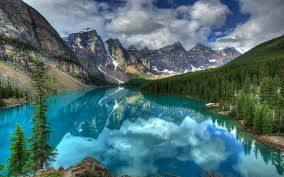
#> input picture Pictures_for_seminar/example1.jpg, 284 x 177 px, found by its file name; the run also reads 1 picture not shown here
$ jupyter execute --allow-errors 'Семинар_CV_26_01.ipynb'   (shell and % lines are left out)
#> lines starting #> are read from the running program, lines starting #| are printed output that depends on the picture; long printed decimals are rounded
# **Семинар 1. Работа с изображениями**

## **Задания**

---

### **1. Загрузка и первичный анализ изображений**

**Цель:** освоить базовые операции чтения и визуализации изображений, познакомиться с их внутренним представлением в памяти.

**Инструкции:**

1. Загрузите три изображения в разных форматах: `.bmp`, `.png`, `.jpg`.
2. Выведите их размеры (`shape`), тип данных (`dtype`) и глубину каналов.
3. Выведите первые 5×5 элементов матрицы яркости для одного изображения.
4. Сравните размеры файлов и объясните различия между форматами.

**Подсказка:**

```python
import cv2
img = cv2.imread("example.png", cv2.IMREAD_UNCHANGED)
print(img.shape, img.dtype)
```

[cell 1]
import cv2

1. Загрузите три изображения в разных форматах: .bmp, .png, .jpg.

[cell 2]
img_jpg = cv2.imread("IA-CV-/Pictures_for_seminar/example1.jpg", cv2.IMREAD_UNCHANGED)
#> img_jpg is the input picture: shape (177, 284, 3); mean B, G, R 115.7, 112.4, 78.1
img_png = cv2.imread("IA-CV-/Pictures_for_seminar/example.png", cv2.IMREAD_UNCHANGED)
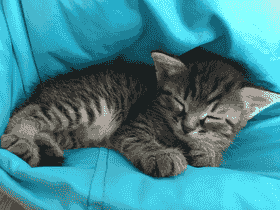
#> input picture Pictures_for_seminar/example.png, 280 x 210 px, found by its file name
#> img_png is the input picture: shape (210, 280, 3); mean B, G, R 144, 133.8, 64.7
img_bmp = cv2.imread("IA-CV-/Pictures_for_seminar/example.bmp", cv2.IMREAD_UNCHANGED)

img_rgb = cv2.cvtColor(img_png, cv2.COLOR_BGR2RGB)
img_rgb

2. Выведите их размеры (shape), тип данных (dtype) и глубину каналов.

[cell 3]
print(img_jpg.shape, img_jpg.dtype)
#| (177, 284, 3) uint8
print(img_png.shape, img_png.dtype)
#| (210, 280, 3) uint8
print(img_bmp.shape, img_bmp.dtype)
#| (210, 280, 3) uint8

3. Выведите первые 5×5 элементов матрицы яркости для одного изображения.

[cell 4]
cv2.cvtColor(img_jpg, cv2.COLOR_BGR2GRAY)[:5, :5]
#> Out = [[73, 59, 56, 58, 68], [52, 74, 79, 58, 58], [55, 52, 64, 82, 71], [54, 49, 44, 58, 58], [62, 53, 31, 40, 47]]

4. Сравните размеры файлов и объясните различия между форматами.

[cell 5]
import os

#> (the rest of this cell did not finish here and is left out)

### **2. Гистограмма яркости и линейное растяжение**

**Цель:** научиться визуализировать распределение интенсивностей и управлять контрастом изображения.

**Инструкции:**

1. Преобразуйте цветное изображение в оттенки серого (`cv2.cvtColor`).
2. Постройте гистограмму яркости (256 бинов).
3. Примените линейное растяжение диапазона яркости (нормализацию) с помощью `cv2.normalize` или вручную по формуле:
   $$
   I'(x, y) = \frac{I(x, y) - I_{\min}}{I_{\max} - I_{\min}} \times 255.
   $$
4. Повторно постройте гистограмму и визуально сравните результат.

**Ожидаемый результат:** увеличенный контраст и расширение гистограммы на весь диапазон 0–255.

[cell 6]
import matplotlib.pyplot as plt

cv2.cvtColor(img_jpg, cv2.COLOR_BGR2GRAY)

hist = cv2.calcHist([img_jpg],[0],None,[256],[0,256])
#> hist = 256 values, max 360 at index 132, min 17 at index 1, mean 196.4
plt.plot(hist); plt.title("Гистограмма яркости")
#> figure, not shown here; curve peaks at x = 132, y = 360

[cell 7]
img = cv2.normalize(img_jpg, None, 0, 255, cv2.NORM_MINMAX)

[cell 8]
hist = cv2.calcHist([img],[0],None,[256],[0,256])
plt.plot(hist); plt.title("Гистограмма яркости после нормализации")
#> figure, not shown here; curve peaks at x = 132, y = 360

### **3. Эквализация гистограммы и локальный контраст**

**Цель:** изучить методы улучшения видимости деталей.

**Инструкции:**

1. Примените глобальную эквализацию гистограммы (`cv2.equalizeHist`) к тёмному изображению.
2. Сравните с адаптивной эквализацией CLAHE:

   ```python
   clahe = cv2.createCLAHE(clipLimit=2.0, tileGridSize=(8,8))
   result = clahe.apply(gray)
   ```

3. Постройте гистограммы для каждого варианта (оригинал, equalized, CLAHE).
4. Сравните визуально и количественно (по стандартному отклонению интенсивности).

**Ожидаемый результат:** глобальная эквализация усиливает контраст во всём изображении, CLAHE — локально, не усиливая шум.

[cell 9]
gray = cv2.cvtColor(img, cv2.COLOR_BGR2GRAY)
equalized = cv2.equalizeHist(gray)
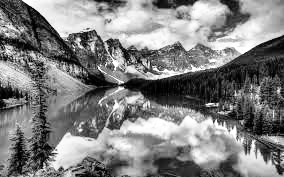
#> equalized: shape (177, 284); min 0, max 255, mean 128.4

[cell 10]
clahe = cv2.createCLAHE(clipLimit=2.0, tileGridSize=(8,8))
result = clahe.apply(gray)
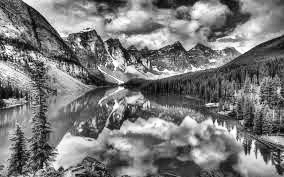
#> result: shape (177, 284); min 1, max 255, mean 122.1

[cell 11]
# гистограмм яркости
# оригинал, equalized, CLAHE
fig, axes = plt.subplots(1, 3, figsize=(10, 3))

# оригинал
hist = cv2.calcHist([img_jpg],[0],None,[256],[0,256])
axes[0].plot(hist)
axes[0].set_title('оригинал')
axes[0].axis('off')

# equalized
hist = cv2.calcHist([equalized],[0],None,[256],[0,256])
#> hist = 256 values, max 523 at index 44, min 0 at index 13, mean 196.4
axes[1].plot(hist)
axes[1].set_title('equalized')
axes[1].axis('off')

# CLAHE
hist = cv2.calcHist([result],[0],None,[256],[0,256])
#> hist = 256 values, max 335 at index 73, min 0 at index 0, mean 196.4
axes[2].plot(hist)
axes[2].set_title('CLAHE')
axes[2].axis('off')

plt.tight_layout()
plt.show()
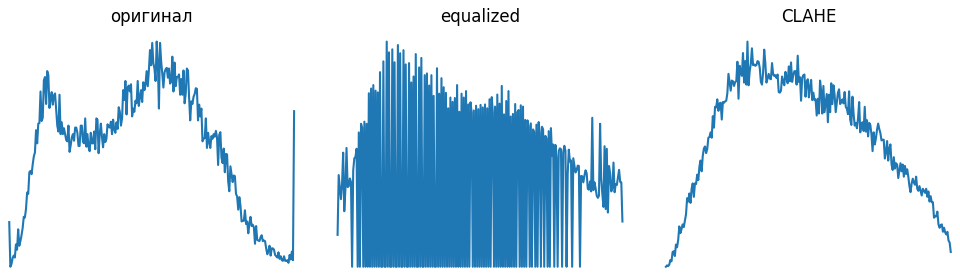
#> figure drawn by matplotlib, 3 panels

[cell 12]
# сравнить визуально
# оригинал, equalized, CLAHE
fig, axes = plt.subplots(1, 3, figsize=(10, 3))

# оригинал
axes[0].imshow(img)
axes[0].set_title('оригинал')
axes[0].axis('off')

# equalized
axes[1].imshow(equalized)
axes[1].set_title('equalized')
axes[1].axis('off')

# CLAHE
axes[2].imshow(result)
axes[2].set_title('CLAHE')
axes[2].axis('off')

plt.tight_layout()
plt.show()
#> figure, not shown here; B, G, R data is drawn as R, G, B

[cell 13]
import numpy as np

std_1 = np.std(img)
#> std_1 = 53.91
std_2 = np.std(equalized)
#> std_2 = 73.44
std_3 = np.std(result)
#> std_3 = 59.08
print(std_1, std_2, std_3)
#| 53.908 73.441 59.079

### **4. Цветовые каналы и цветовые пространства**

**Цель:** познакомиться с преобразованием между цветовыми моделями и разделением каналов.

**Инструкции:**

1. Загрузите цветное изображение и преобразуйте его в пространства **HSV**, **Lab**, **YCbCr**.
2. Разделите каналы и визуализируйте каждый отдельно.
3. Постройте гистограмму компоненты яркости (`V`, `L*`, `Y`) и сравните с гистограммой яркости в RGB.
4. Сделайте вывод: в каком пространстве лучше отделяются освещённость и цвет.

**Подсказка:**

```python
hsv = cv2.cvtColor(img, cv2.COLOR_BGR2HSV)
h, s, v = cv2.split(hsv)
```

**H (Hue) - Оттенок (0-180 в OpenCV, 0-360 в теории)**

Цветовой тон (красный, синий, зеленый)

Циклический (красный в начале и конце)

**S (Saturation) - Насыщенность (0-255)**

Интенсивность цвета (0 - серый, 255 - максимально насыщенный)

**V (Value) - Яркость (0-255)**

Светлота (0 - черный, 255 - максимально яркий)

[cell 14]
img = cv2.imread("IA-CV-/Pictures_for_seminar/example2.jpg", cv2.IMREAD_UNCHANGED)
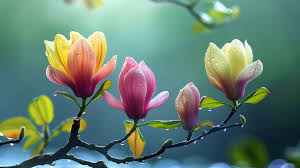
#> input picture Pictures_for_seminar/example2.jpg, 300 x 168 px, found by its file name
#> img is the input picture: shape (168, 300, 3); mean B, G, R 114.6, 127.5, 100.2
hsv = cv2.cvtColor(img, cv2.COLOR_BGR2HSV)
#> hsv: shape (168, 300, 3); mean H, S, V 83.1, 116.7, 141.1
h, s, v = cv2.split(hsv)
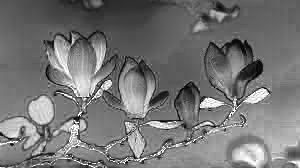
#> s: shape (168, 300); min 0, max 255, mean 116.7

# Создание визуализаций
fig, axes = plt.subplots(1, 3, figsize=(15, 5))

# Отображение канала H Hue (Оттенок)
axes[0].imshow(h, cmap='hsv')
axes[0].set_title('Hue (Оттенок)')
axes[0].axis('off')

# Отображение канала  S Saturation (Насыщенность)
axes[1].imshow(s, cmap='gray')
axes[1].set_title('Saturation (Насыщенность)')
axes[1].axis('off')

# Отображение канала V Value (Яркость)
axes[2].imshow(v, cmap='gray')
axes[2].set_title('Value (Яркость)')
axes[2].axis('off')

plt.tight_layout()
plt.show()

**L (Lightness) - Яркость (0-100)**

Светлота (0 - черный, 100 - белый)

**a (-128 до 127 в 8-битном представлении)**

От зеленого (-) до красного (+)

**b (-128 до 127)**

От синего (-) до желтого (+)

[cell 15]
lab = cv2.cvtColor(img, cv2.COLOR_BGR2Lab)
#> lab: shape (168, 300, 3); mean of channels 0, 1, 2 129.9, 117.8, 131.8
L, a, b = cv2.split(lab)
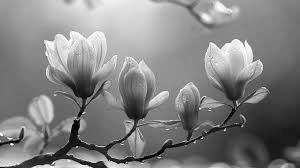
#> L: shape (168, 300); min 0, max 255, mean 129.9

# Создание визуализаций
fig, axes = plt.subplots(1, 3, figsize=(15, 5))

# Отображение канала L (яркость)
axes[0].imshow(L, cmap='gray')
axes[0].set_title('Канал L (Яркость)')
axes[0].axis('off')

# Отображение канала a (зеленый-красный)
axes[1].imshow(a, cmap='RdYlGn_r')  # Красный-желтый-зеленый
axes[1].set_title('Канал a (Зеленый ↔ Красный)')
axes[1].axis('off')

# Отображение канала b (синий-желтый)
axes[2].imshow(b, cmap='YlGnBu')  # Желтый-зеленый-синий
axes[2].set_title('Канал b (Синий ↔ Желтый)')
axes[2].axis('off')

plt.tight_layout()
plt.show()

**Y (Luma) - Яркостная составляющая (0-255)**

Основная информация о яркости

**Cb (Chrominance Blue) (0-255)**

Отклонение от серого в сине-желтом направлении

**Cr (Chrominance Red) (0-255)**

Отклонение от серого в красно-зеленом направлении

[cell 16]
YCbCr = cv2.cvtColor(img, cv2.COLOR_BGR2YCrCb)
#> YCbCr: shape (168, 300, 3); mean of channels 0, 1, 2 117.8, 115.4, 126.2
Y, Cr, Cb = cv2.split(YCbCr)  #COLOR_BGR2YCrCb
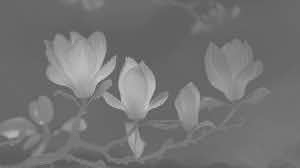
#> Cr: shape (168, 300); min 80, max 205, mean 115.4
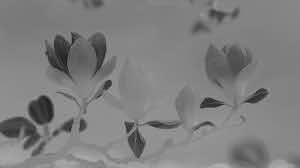
#> Cb: shape (168, 300); min 27, max 178, mean 126.2

# Создание визуализаций
fig, axes = plt.subplots(1, 3, figsize=(15, 5))

# Отображение канала Y (яркость)
axes[0].imshow(Y, cmap='gray')
axes[0].set_title('Канал Y (Яркость)')
axes[0].axis('off')

# Отображение канала Cr (красно-зеленый)
axes[1].imshow(Cr, cmap='gray')
axes[1].set_title('Канал b (Красный ↔ Зеленый)')
axes[1].axis('off')

# Отображение канала Cb (сине-желтый)
axes[2].imshow(Cb, cmap='gray')
axes[2].set_title('Канал a (Синий ↔ Желтый)')
axes[2].axis('off')

plt.tight_layout()
plt.show()

[cell 17]
# гистограмм яркости
# RGB, V, L, Y
fig, axes = plt.subplots(1, 4, figsize=(10, 3))

# RGB
hist = cv2.calcHist([img_jpg],[0],None,[256],[0,256])
#> hist = 256 values, max 360 at index 132, min 17 at index 1, mean 196.4
axes[0].plot(hist)
axes[0].set_title('RGB')
axes[0].axis('off')

# v
hist = cv2.calcHist([v],[0],None,[256],[0,256])
#> hist = 256 values, max 761 at index 123, min 0 at index 0, mean 196.9
axes[1].plot(hist)
axes[1].set_title('V (hsv)')
axes[1].axis('off')

# L
hist = cv2.calcHist([L],[0],None,[256],[0,256])
#> hist = 256 values, max 577 at index 113, min 0 at index 4, mean 196.9
axes[2].plot(hist)
axes[2].set_title('L (Lab)')
axes[2].axis('off')

# Y
hist = cv2.calcHist([Y],[0],None,[256],[0,256])
#> hist = 256 values, max 678 at index 100, min 1 at index 255, mean 196.9
axes[3].plot(hist)
axes[3].set_title('Y (YCbCr)')
axes[3].axis('off')

plt.tight_layout()
plt.show()

Наилучшее разделение освещённости и цвета обеспечивает Lab пространство

### **5. Форматы и потери при сжатии**

**Цель:** изучить эффект компрессии JPEG и визуализировать потери данных.

**Инструкции:**

1. Сохраните изображение в JPEG с качеством 95, 60 и 30:

   ```python
   cv2.imwrite("img_60.jpg", img, [cv2.IMWRITE_JPEG_QUALITY, 60])
   ```

2. Загрузите обратно и вычислите абсолютную разницу с исходным:

   ```python
   diff = cv2.absdiff(img, restored)
   ```

3. Вычислите среднюю ошибку:
   $$
   \text{MSE} = \frac{1}{MN}\sum_{x,y} (I(x,y) - I'(x,y))^2
   $$

4. Отобразите `diff` как изображение ошибок и сравните визуально влияние степени сжатия.

**Ожидаемый результат:** при сильной компрессии появляются блочные артефакты и размытые границы.

[cell 18]
cv2.imwrite("img_95.jpg", img, [cv2.IMWRITE_JPEG_QUALITY, 95])
cv2.imwrite("img_60.jpg", img, [cv2.IMWRITE_JPEG_QUALITY, 60])
cv2.imwrite("img_30.jpg", img, [cv2.IMWRITE_JPEG_QUALITY, 30])

img_95 = cv2.imread("img_95.jpg")
img_60 = cv2.imread("img_60.jpg")
img_30 = cv2.imread("img_30.jpg")

diff_95 = cv2.absdiff(img, img_95)
diff_60 = cv2.absdiff(img, img_60)
diff_30 = cv2.absdiff(img, img_30)
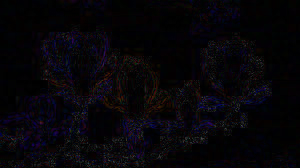
#> diff_30: shape (168, 300, 3); mean B, G, R 8.8, 5, 6.7

mse_95 = 1/img.size*(np.sum((img-img_95)**2))
#> mse_95 = 10.47
mse_60 = 1/img.size*(np.sum((img-img_60)**2))
#> mse_60 = 31.08
mse_30 = 1/img.size*(np.sum((img-img_30)**2))
#> mse_30 = 39.62
print(mse_95, mse_60, mse_30, sep='\n')
#| 10.472
#| 31.083
#| 39.624

[cell 19]
fig, axes = plt.subplots(1, 4, figsize=(13, 5))

# оригинал
axes[0].imshow(img)
axes[0].set_title('оригинал')
axes[0].axis('off')

# 95%
axes[1].imshow(diff_95)
axes[1].set_title('95%')
axes[1].axis('off')

# 60%
axes[2].imshow(diff_60)
axes[2].set_title('60%')
axes[2].axis('off')

# 30%
axes[3].imshow(diff_30)
axes[3].set_title('30%')
axes[3].axis('off')

plt.tight_layout()
plt.show()
#> figure, not shown here; B, G, R data is drawn as R, G, B
